Frame 1 (no input): blank canvas, image omitted
Frame 60 (no input): blank canvas, image omitted
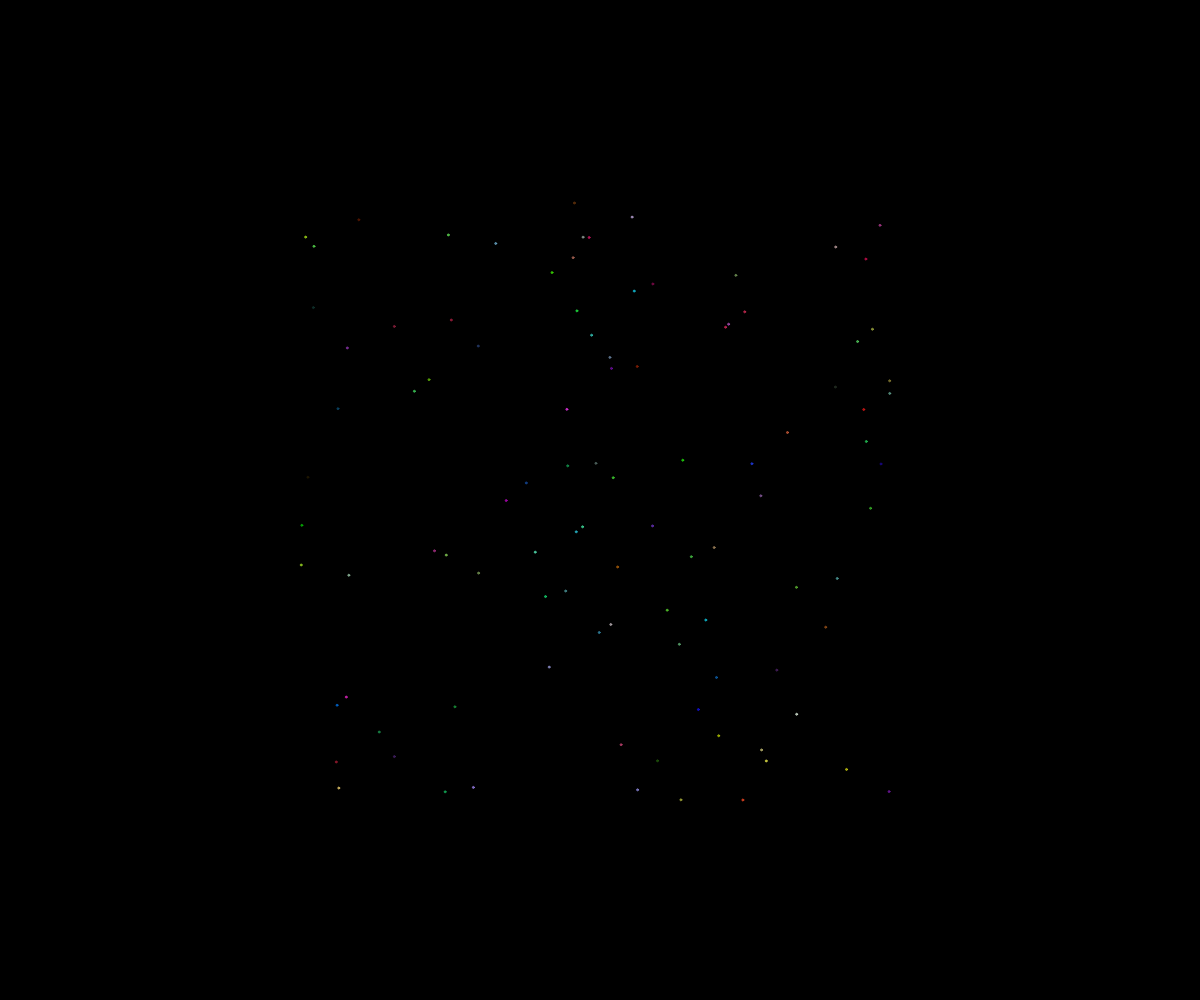
Frame 120 (the mouse pressed at the canvas centre since frame 60)

The p5.js sketch whose frames 1 and 60 were blank and that drew this single picture after the mouse press (run headless with seeded random() and noise() and a simulated clock; from frame 60 on, the mouse is pressed at the canvas centre):

// p5.js sketch
// ── sketch.js
// walker demo ////////////////////////////////////////////////////////////////////////////////////////////

// let walkerArray = [];

// function setup() {
//   createCanvas(windowWidth, windowHeight);
//   spawnWalker(); 
// }

// function draw() {
//   for (i = 0; i < walkerArray.length; i ++) {
//     walkerArray[i].display();
//     walkerArray[i].move();
//   }
// }

// function spawnWalker() {
//   let someColour = color(random(255), random(255), random(255));

//   walkerArray.push(new Walker(mouseX, mouseY, 4, someColour));
// }

// function mousePressed() {
//   spawnWalker();
// }



// class Walker {
//   constructor(x, y, speed, colour) {
//     this.x = x;
//     this.y = y;
//     this.speed = speed
//     this.colour = colour;
//   }

//   move() {
//     let i = random(4);

//     if (i < 1) {
//       this.y -= this.speed;
//     } else if (i < 2) {
//       this.y += this.speed;
//     } else if (i < 3) {
//       this.x -= this.speed;
//     } else {
//       this.x += this.speed;
//     }
//   }

//   display() {
//     stroke(this.colour)
//     fill(this.colour);
//     circle(this.x, this.y, 3);
//   }
// }



// firework demo ////////////////////////////////////////////////////////////////////////////////////////////

let fireworks = [];

function setup() {
  createCanvas(windowWidth, windowHeight);
}

function draw() {
    background(0);
    for (let i = 0; i < fireworks.length; i ++) {
        fireworks[i].move();
        if (!fireworks[i].isDead()) {
            fireworks[i].display();
        }
    }
}

function mousePressed() {
    for (let i = 0; i < 100; i ++) {
        fireworks.push(new Particle(mouseX, mouseY));
    }
}



class Particle {
    constructor(x, y) {
        this.x = x;
        this.y = y;
        this.dx = random(-5, 5);
        this.dy = random(-5, 5);
        this.diametre = 2;
        this.r = random(225)
        this.g = random(225)
        this.b = random(225)
        this.alpha = 255;
        this.colour = color(this.r, this.g, this.b, this.alpha);
    }

    move() {
        this.x += this.dx;
        this.y += this.dy;
        this.alpha --;
        this.colour = color(this.r, this.g, this.b, this.alpha);
    }

    display() {
        fill(this.colour);
        stroke(this.colour);
        circle(this.x, this.y, this.diametre);
    }

    isDead() {
        return this.alpha <= 0;
    }
}
